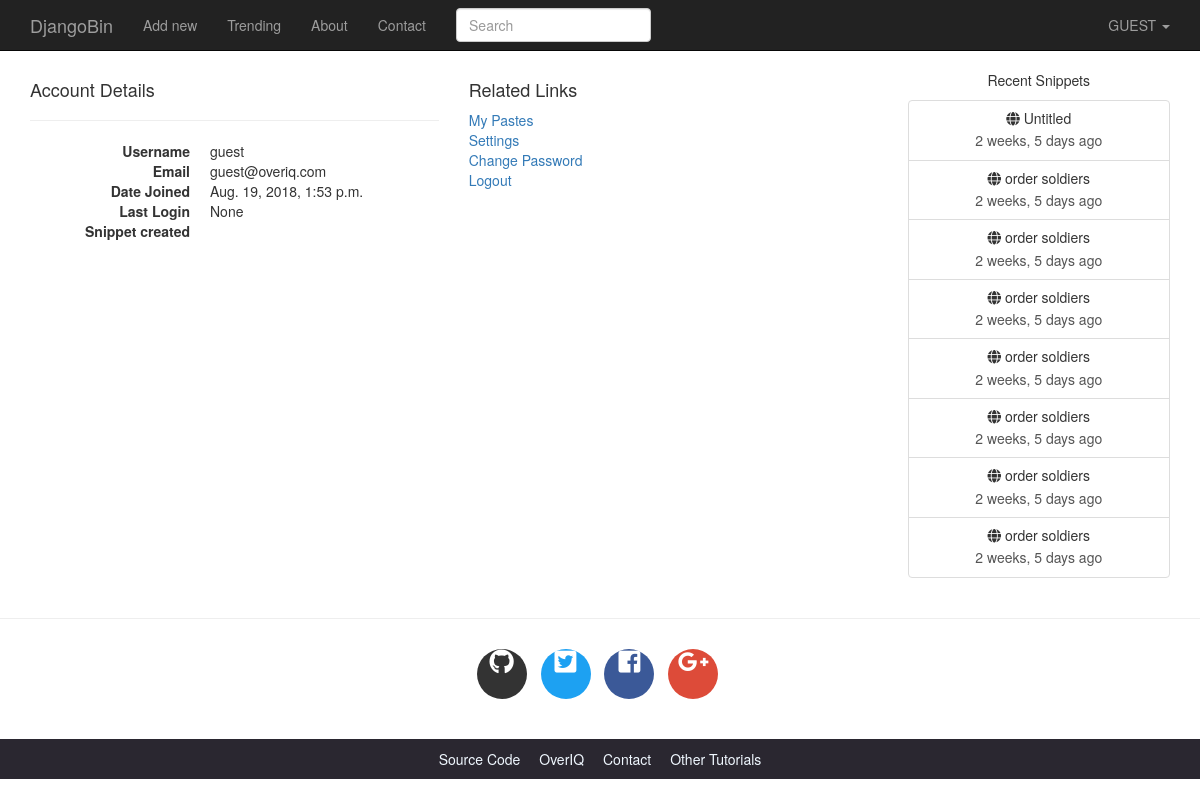
Page /userdetails/ (signed in) on the committed database.
### djangobin/models.py (models this page shows, shortened)
class Snippet(models.Model):
    title=models.CharField(max_length=100, blank=True)
    original_code=models.TextField()
    highlighted_code=models.TextField(help_text='Contains syntax highlighted code - Read only')
    expiration=models.CharField(max_length=10, choices=Pref.expiration_choices)
    exposure=models.CharField(max_length=10, choices=Pref.exposure_choices)
    hits=models.IntegerField(default=0, help_text='Read only field. Will be updated after every visit to snippet.')
    slug=models.SlugField(help_text='Read only field. Will be filled automatically.')
    created_on=models.DateTimeField(auto_now_add=True)
    language=models.ForeignKey(Language, on_delete=models.CASCADE)
    user=models.ForeignKey(User, on_delete=models.CASCADE)
    tags=models.ManyToManyField('Tag', blank=True)
    def get_absolute_url(self):
        return reverse('djangobin:snippet_detail', args=[self.slug])
    class Meta:
        ordering=['-created_on']

### djangobin/views.py (the view)
# urls.py: url(r'^userdetails/$', views.user_details, name='user_details'),
@login_required
def user_details(request):
    user=get_object_or_404(User, id=request.user.id)
    return render(request, 'djangobin/user_details.html', {'user':user})

### djangobin/context_processors.py (called while the page is built)
def recent_snippets(request):
    return dict(recent_snippets=Snippet.objects.filter(exposure='public').order_by('-id')[:8])

### djangobin/templates/djangobin/user_details.html (shortened to what this page needs)
{% extends 'djangobin/base.html' %}
{% block main %}
    <div class="row">
        <div class="col-lg-6 col-md-6 col-sm-6">
            <h4>Account Details</h4>
            <hr>
            <dl class="dl-horizontal">
                <dt>Username</dt>
                <dd>{{ request.user.username }}</dd>
                <dt>Email</dt>
                <dd>{{ request.user.email }}</dd>
                <dt>Date Joined</dt>
                <dd>{{ request.user.date_joined }}</dd>
                <dt>Last Login</dt>
                <dd>{{ request.user.last_login }}</dd>
                <dt>Snippet created</dt>
                <dd>{{ request.user.profile.get_snippet_count }}</dd>
            </dl>
        </div>
        <div class="col-lg-6 col-md-6 col-sm-6">
            <h4>Related Links</h4>
            <p>
                <a href="">My Pastes</a><br>
                <a href="">Settings</a><br>
                <a href="">Change Password</a><br>
                <a href="{% url 'djangobin:logout' %}">Logout</a><br>
            </p>
        </div>
    </div>
{% endblock %}

### djangobin/templates/djangobin/base.html (shortened to what this page needs)
<html lang="en">
<head>
    {% load static %}
    {% load humanize %}
    <link rel="stylesheet" href="{% static 'djangobin/css/bootstrap.min.css' %}" >
    <link rel="stylesheet" href="{% static 'djangobin/css/bootstrap-select.min.css' %}" >
    <link href="https://use.fontawesome.com/releases/v5.0.7/css/all.css" rel="stylesheet">
    <link rel="stylesheet" href="{% static 'djangobin/css/main.css' %}">
    <link rel="stylesheet" href="{% static 'djangobin/css/default.css' %}">
</head>
<body>
<nav class="navbar navbar-default navbar-inverse navbar-fixed-top">
    <div class="container">
        <div class="navbar-header">
            <a class="navbar-brand" href="{% url 'djangobin:index' %}">DjangoBin</a>
        </div>
        <div class="collapse navbar-collapse" id="bs-example-navbar-collapse-1">
            <ul class="nav navbar-nav">
                <li {% if request.path == '/' %}class='active'{% endif %} >
                    <a href="{% url 'djangobin:index' %}">Add new</a>
                </li>
                <li {% if request.path == '/trending/' %}class='active'{% endif %}>
                    <a href="{% url 'djangobin:trending_snippets' %}">Trending<span class="sr-only">(current)</span></a>
                </li>
                <li {% if request.path == '/about/' %}class='active'{% endif %}>
                    <a href="">About</a>
                </li>
                <li {% if request.path == '/contact/' %}class='active'{% endif %}>
                    <a href="{% url 'djangobin:contact' %}">Contact</a>
                </li>
            </ul>
            <form action="" class="navbar-form navbar-left" method="get">
                <div class="form-group">
                    <input type="text" name="query" class="form-control" placeholder="Search" value="">
                </div>
            </form>
            <ul class="nav navbar-nav navbar-right">
                <li class="dropdown">
                    <a href="#" class="dropdown-toggle" data-toggle="dropdown" role="button"
                       aria-haspopup="true" aria-expanded="false">
                        {% if request.user.is_authenticated %}
                            {{ request.user.username|upper }}
                        {% else %}
                            GUEST
                        {% endif %}
                        <span class="caret"></span>
                    </a>
                </li>
            </ul>
        </div>
    </div>
</nav>
<div class="container">
    <div class="row">
        <div class="col-lg-9 col-md-9">
            {% block main %}{% endblock %}
        </div>
        <div class="col-lg-3 col-md-3 text-center hidden-sm hidden-xs">
            <p>Recent Snippets</p>
            <div class="list-group">
                {% for recent_snippet in recent_snippets %}
                <a href="{{ recent_snippet.get_absolute_url }}" class="list-group-item">
                    <h5 class="list-group-item-heading"><span class="fas fa-globe">
                    </span> {{ recent_snippet.title }}</h5>
                    <p class="list-group-item-text">{{ recent_snippet.created_on|naturaltime }}</p>
                </a>
                {% endfor %}
            </div>
        </div>
    </div>
</div>
<hr>
<footer>
    <div class="social-icons">
        <div class="container text-center">
            <ul class="list-inline">
                <li class="list-inline-item social-github">
                    <a href="https://github.com/">
                        <i class="fab fa-github"></i>
                    </a>
                </li>
                <li class="list-inline-item social-twitter">
                    <a href="https://twitter.com/">
                        <i class="fab fa-twitter-square"></i>
                    </a>
                </li>
                <li class="list-inline-item social-facebook">
                    <a href="https://www.facebook.com/">
                        <i class="fab fa-facebook-square"></i>
                    </a>
                </li>
                <li class="list-inline-item social-google-plus">
                    <a href="https://plus.google.com/">
                        <i class="fab fa-google-plus-g"></i>
                    </a>
                </li>
            </ul>
        </div>
    </div>
    <div class="main-footer">
        <div class="container text-center">
            <ul>
                <li><a href="#">Source Code</a></li>
                <li><a href="#">OverIQ</a></li>
                <li><a href="#">Contact</a></li>
                <li><a href="#">Other Tutorials</a></li>
            </ul>
        </div>
    </div>
</footer>
</body>
</html>

### djangobin/static/djangobin/css/main.css (style rules this page uses)
body { padding-top: 70px; }
.social-icons { margin: 30px 0; }
footer .social-icons ul.list-inline li a { display: block; width: 50px; height: 50px; color: #fff; border-radius: 100%; font-size: 25px; line-height: 50px; }
footer .social-icons ul.list-inline li.social-github a { background-color: #333; transition: all .2s ease-in-out; }
footer .social-icons ul.list-inline li.social-twitter a { background-color: #1da1f2; transition: all .2s ease-in-out; }
footer .social-icons ul.list-inline li.social-facebook a { background-color: #3b5998; transition: all .2s ease-in-out; }
footer .social-icons ul.list-inline li.social-google-plus a { background-color: #dd4b39; transition: all .2s ease-in-out; }
.main-footer { background-color: #2a2730; }
.main-footer ul { margin-top: 10px; padding-left: 0; }
.main-footer li { display: inline; }
.main-footer li a { color: aliceblue; }
.main-footer li+ li { margin-left: 15px; }

### rows in the picture
Snippet: title "Untitled", created_on "2 weeks, 5 days ago"
Snippet: title "order soldiers", created_on "2 weeks, 5 days ago"
Snippet: title "order soldiers", created_on "2 weeks, 5 days ago"
Snippet: title "order soldiers", created_on "2 weeks, 5 days ago"
Snippet: title "order soldiers", created_on "2 weeks, 5 days ago"
Snippet: title "order soldiers", created_on "2 weeks, 5 days ago"
Snippet: title "order soldiers", created_on "2 weeks, 5 days ago"
Snippet: title "order soldiers", created_on "2 weeks, 5 days ago"

### other values in the picture
{{ request.user.username|upper }} "GUEST"
{{ request.user.username }} "guest"
{{ request.user.email }} "guest@overiq.com"
{{ request.user.date_joined }} "Aug. 19, 2018, 1:53 p.m."
{{ request.user.last_login }} "None"
